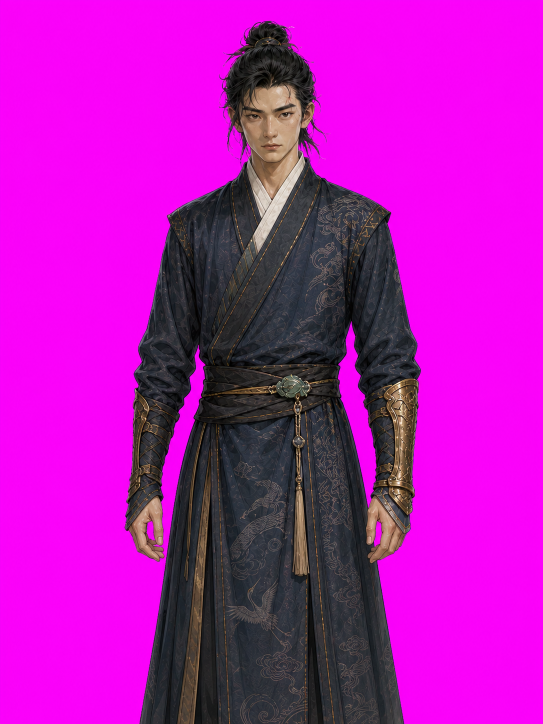
#> input picture art_source/appearance/rig-v3/male-look-1-chroma.png, 1086 x 1448 px, found by its file name (shown at 1/2 size); its folder holds 4 pictures in this run
$ python build-appearance-rig-v3.py
#> lines starting #> are read from the running program, lines starting #| are printed output that depends on the picture; after the words box and inside, x2 and y2 are one past the last pixel; in counts of white or black regions, pixels touching at a corner belong together
#> in build_portraits, source is the input picture: PIL image 1086x1448 RGB; mean R, G, B 180.6, 21.1, 179.2
from __future__ import annotations

import argparse
from pathlib import Path

import numpy as np
from PIL import Image, ImageDraw, ImageFont


CANVAS = (1024, 1536)
FIGURE_TOP = 54
FIGURE_BOTTOM = 1536
VISIBLE_HEIGHT_FRACTION = 0.78
LOOKS = (
    ("male", 1),
    ("male", 2),
    ("female", 1),
    ("female", 2),
)


def smoothstep(value: np.ndarray, low: float, high: float) -> np.ndarray:
    scaled = np.clip((value - low) / (high - low), 0.0, 1.0)
    return scaled * scaled * (3.0 - 2.0 * scaled)


def remove_magenta_key(image: Image.Image) -> Image.Image:
    """Remove the generated flat magenta backing and neutralise edge spill."""
    rgb = np.asarray(image.convert("RGB"), dtype=np.float32)
    red, green, blue = np.moveaxis(rgb, -1, 0)
    magenta_min = np.minimum(red, blue)
    magenta_dominance = magenta_min - green
    magenta_balance = 1.0 - np.abs(red - blue) / 255.0

    key_probability = (
        smoothstep(magenta_dominance, 30.0, 88.0)
        * smoothstep(magenta_min, 34.0, 156.0)
        * smoothstep(magenta_balance, 0.42, 0.82)
    )
#> call 3 of smoothstep, with low = 0.42, high = 0.82
#> in smoothstep (call 3), `scaled = np.clip((value - low) / (high - low), 0.0, 1.0)`:
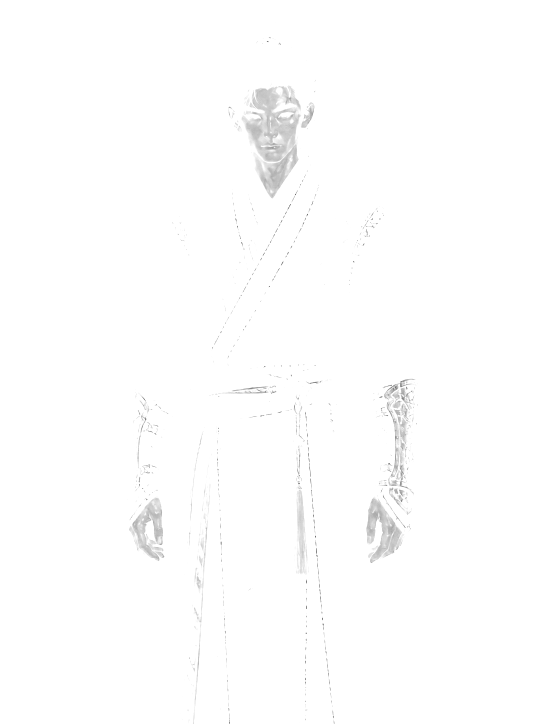
#> scaled: shape (1448, 1086) float32 (shown at 1/2 size); min 0.0676, max 1, mean 0.995
    alpha = 1.0 - key_probability
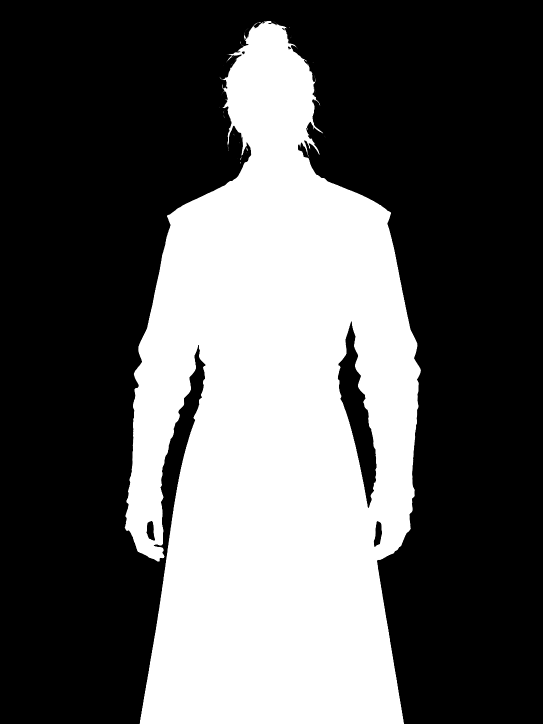
#> alpha: shape (1448, 1086) float32 (shown at 1/2 size); min 0, max 1, mean 0.36
    alpha[alpha < 0.025] = 0.0
#> alpha: shape (1448, 1086) float32; 0.04% of pixels changed, all inside (x1, y1, x2, y2) = (249, 44, 842, 1445)
    alpha[alpha > 0.975] = 1.0
#> alpha: shape (1448, 1086) float32; min 0, max 1, mean 0.36

    edge_pixels = np.concatenate((
        rgb[:24].reshape(-1, 3),
        rgb[-24:].reshape(-1, 3),
        rgb[:, :24].reshape(-1, 3),
        rgb[:, -24:].reshape(-1, 3),
    ))
    chroma = np.median(edge_pixels, axis=0)
#> chroma = [250, 2, 249]
    safe_alpha = np.maximum(alpha[..., None], 0.08)
    foreground = (rgb - (1.0 - alpha[..., None]) * chroma) / safe_alpha
    foreground = np.where(alpha[..., None] < 0.08, 0.0, foreground)
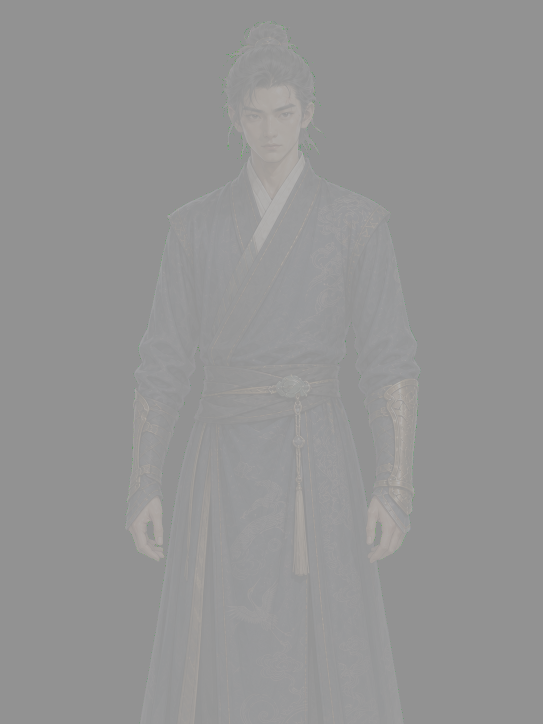
#> foreground: shape (1448, 1086, 3) float32 (shown at 1/2 size); mean R, G, B 20.5, 19.7, 19.7; drawn with min black and max white
    foreground = np.clip(foreground, 0.0, 255.0).astype(np.uint8)
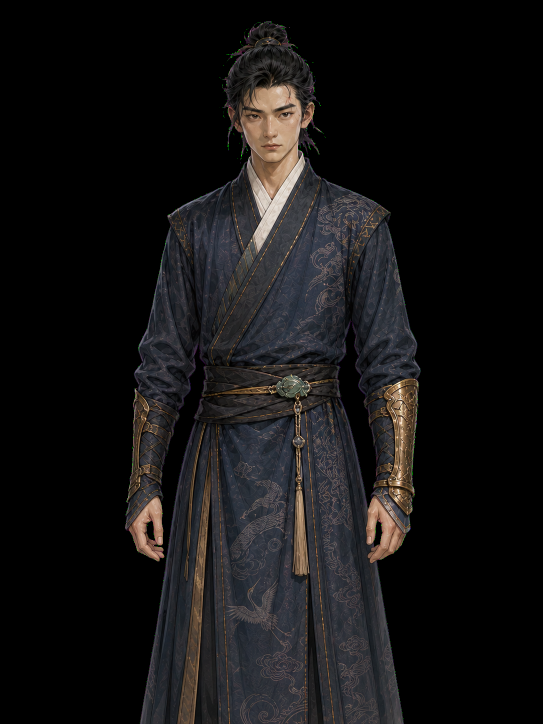
#> foreground: shape (1448, 1086, 3) (shown at 1/2 size); mean R, G, B 20.9, 19.7, 20
    alpha_bytes = np.round(alpha * 255.0).astype(np.uint8)
    return Image.fromarray(np.dstack((foreground, alpha_bytes)), mode="RGBA")
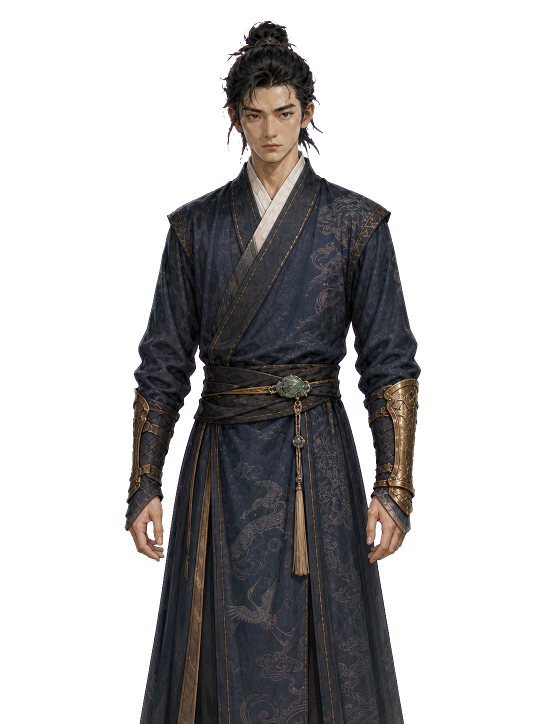
#> returned value: PIL image 1086x1448 RGBA (shown at 1/2 size); mean R, G, B, A 20.9, 19.7, 20, 91.8; transparent parts drawn white


def normalize_portrait(image: Image.Image) -> Image.Image:
    bbox = image.getchannel("A").getbbox()
#> bbox = (249, 42, 842, 1448)
    if not bbox:
        raise ValueError("appearance portrait has no visible pixels")

    # Image generation may leave one character at the knees and another at the
    # upper thigh. The creation screen has one fixed medium portrait camera, so
    # crop every source at the same fraction of its visible figure before the
    # shared-canvas transform. Runtime CSS must never compensate per portrait.
    crop_bottom = round(bbox[1] + (bbox[3] - bbox[1]) * VISIBLE_HEIGHT_FRACTION)
#> crop_bottom = 1139
    cropped = image.copy()
    cropped.paste((0, 0, 0, 0), (0, crop_bottom, cropped.width, cropped.height))
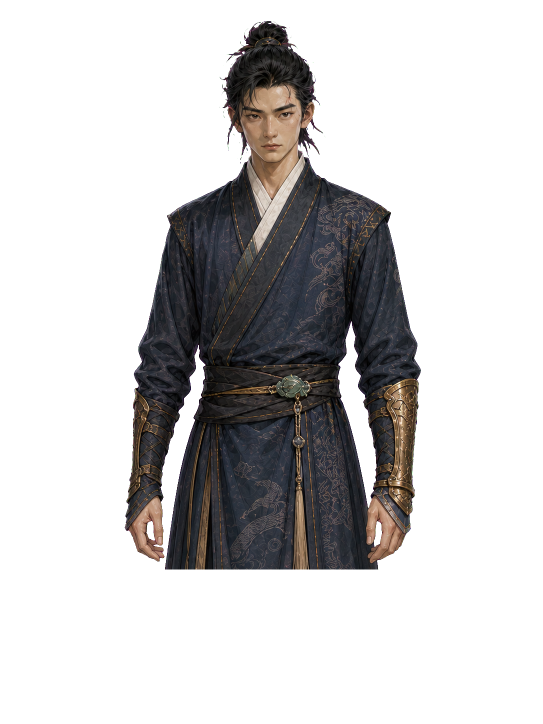
#> cropped: PIL image 1086x1448 RGBA (shown at 1/2 size); mean R, G, B, A 16.3, 15.2, 15.2, 67.9; transparent parts drawn white
    bbox = cropped.getchannel("A").getbbox()
#> bbox = (249, 42, 842, 1139)
    if not bbox:
        raise ValueError("appearance portrait vanished during camera crop")

    visible_height = bbox[3] - bbox[1]
#> visible_height = 1097
    scale = (FIGURE_BOTTOM - FIGURE_TOP) / visible_height
#> scale = 1.35
    visible_width = bbox[2] - bbox[0]
#> visible_width = 593
    if visible_width * scale > CANVAS[0] * 0.88:
        scale = (CANVAS[0] * 0.88) / visible_width

    resized = cropped.resize(
        (round(cropped.width * scale), round(cropped.height * scale)),
        Image.Resampling.LANCZOS,
    )
    scaled_bbox = resized.getchannel("A").getbbox()
#> scaled_bbox = (333, 54, 1141, 1542)
    if not scaled_bbox:
        raise ValueError("appearance portrait vanished during resize")

    offset_x = round(CANVAS[0] / 2 - (scaled_bbox[0] + scaled_bbox[2]) / 2)
#> offset_x = -225
    offset_y = round(FIGURE_TOP - scaled_bbox[1])
#> offset_y = 0
    canvas = Image.new("RGBA", CANVAS, (0, 0, 0, 0))
#> canvas: PIL image 1024x1536 RGBA; every value is 0
    canvas.alpha_composite(resized, (offset_x, offset_y))
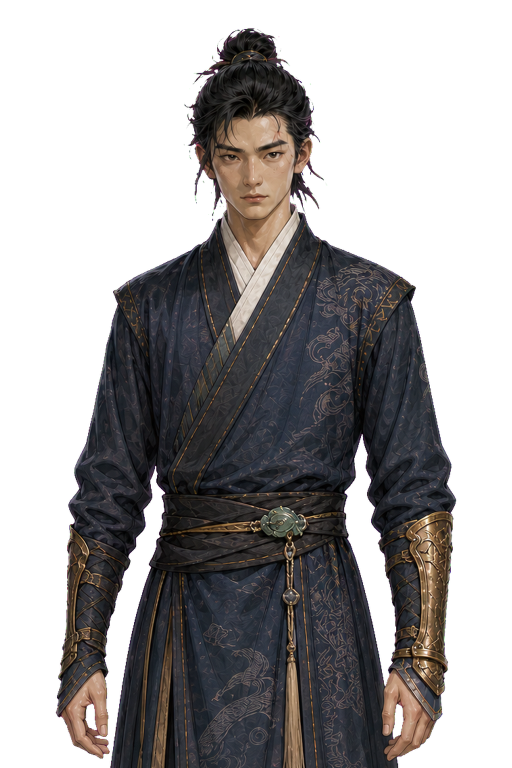
#> canvas: PIL image 1024x1536 RGBA (shown at 1/2 size); mean R, G, B, A 30.2, 27.9, 28.1, 123.6; transparent parts drawn white
    return canvas


def save_webp(image: Image.Image, path: Path) -> None:
    path.parent.mkdir(parents=True, exist_ok=True)
    temporary = path.with_suffix(path.suffix + ".tmp")
    image.save(temporary, format="WEBP", quality=93, alpha_quality=100, method=6)
    temporary.replace(path)


def build_portraits(source_dir: Path, output_dir: Path) -> dict[tuple[str, int], Image.Image]:
    portraits: dict[tuple[str, int], Image.Image] = {}
    output_dir.mkdir(parents=True, exist_ok=True)
    for obsolete in output_dir.glob("*.webp"):
        obsolete.unlink()

    for body, look in LOOKS:
#> (the run stopped early here; a loop or call above may not have finished)
